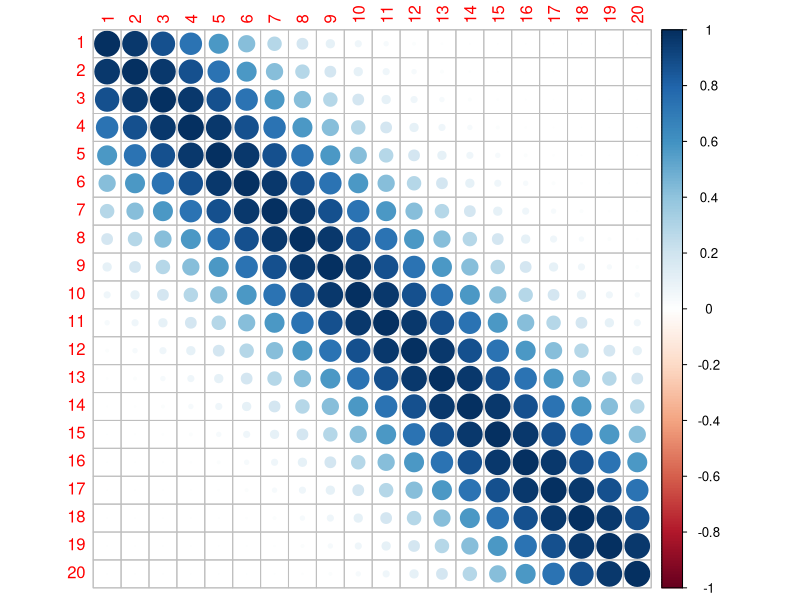
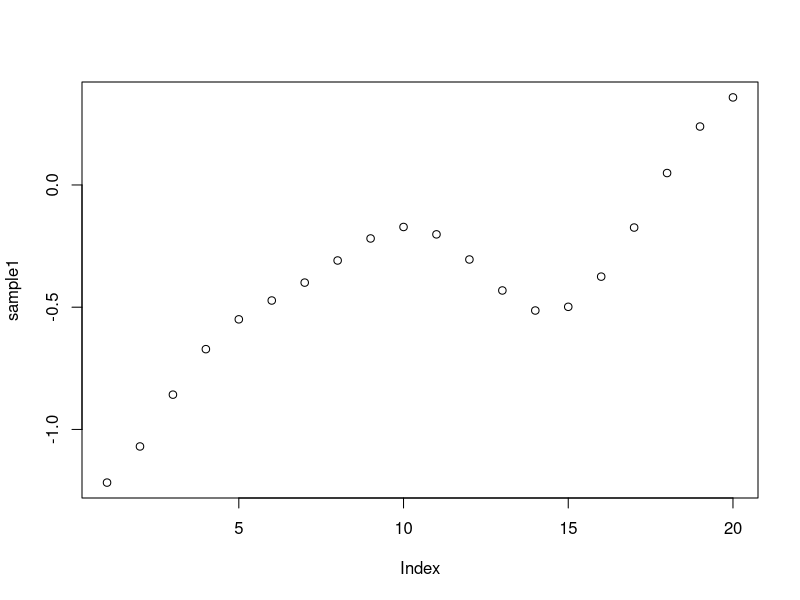
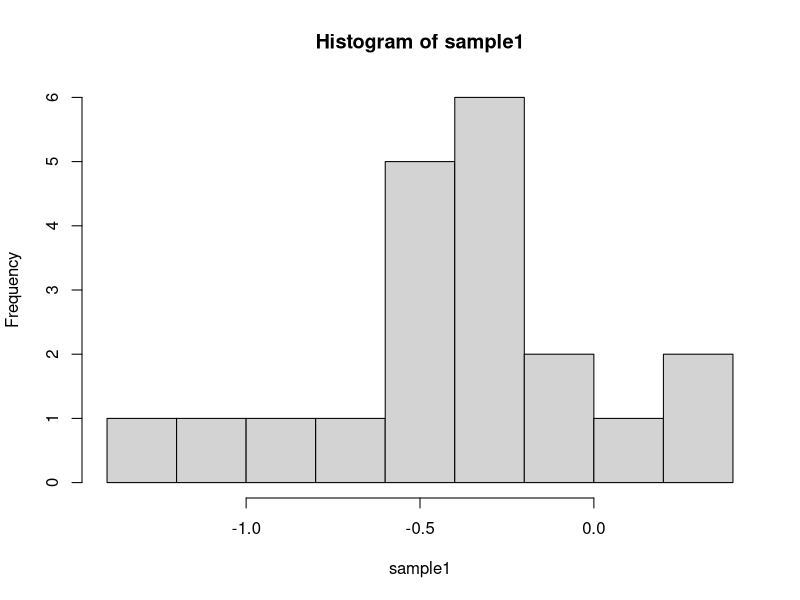
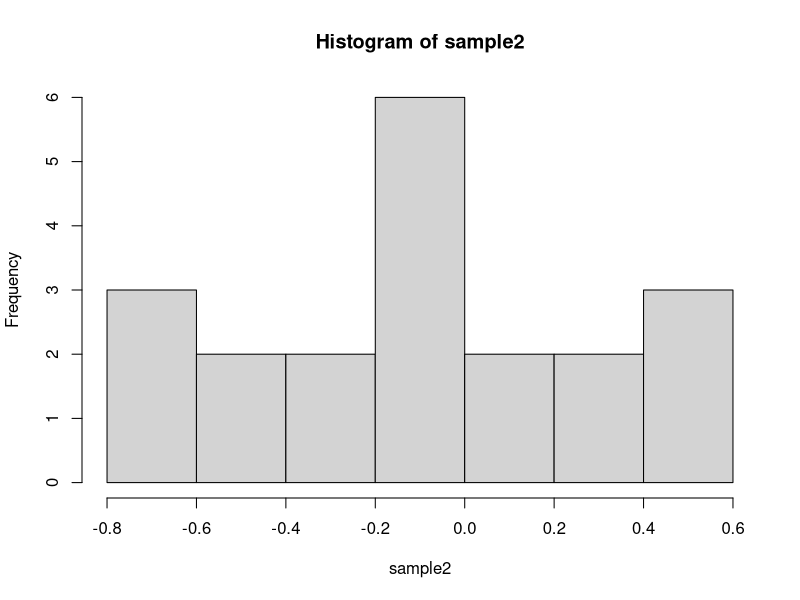
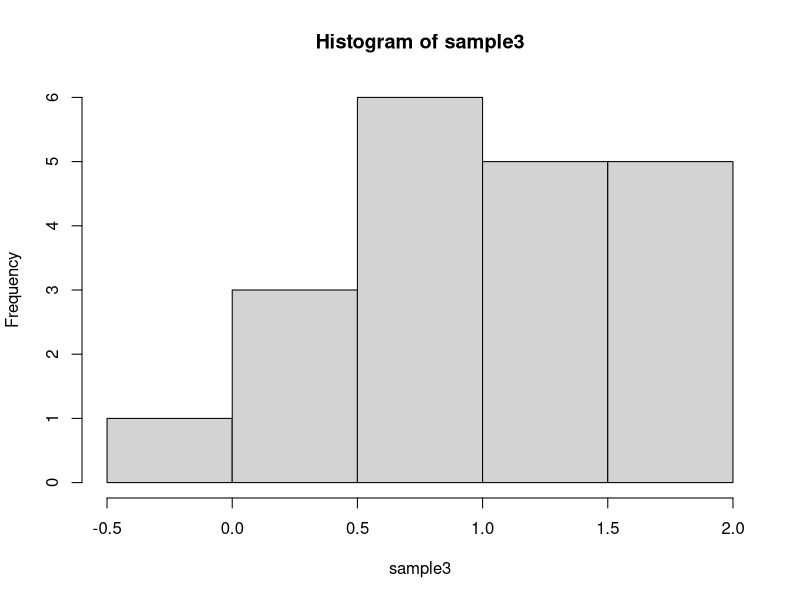
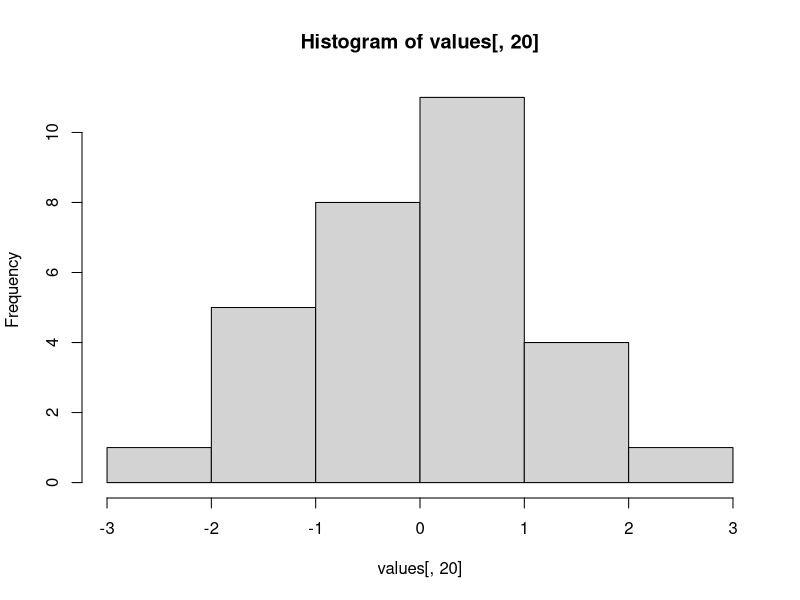
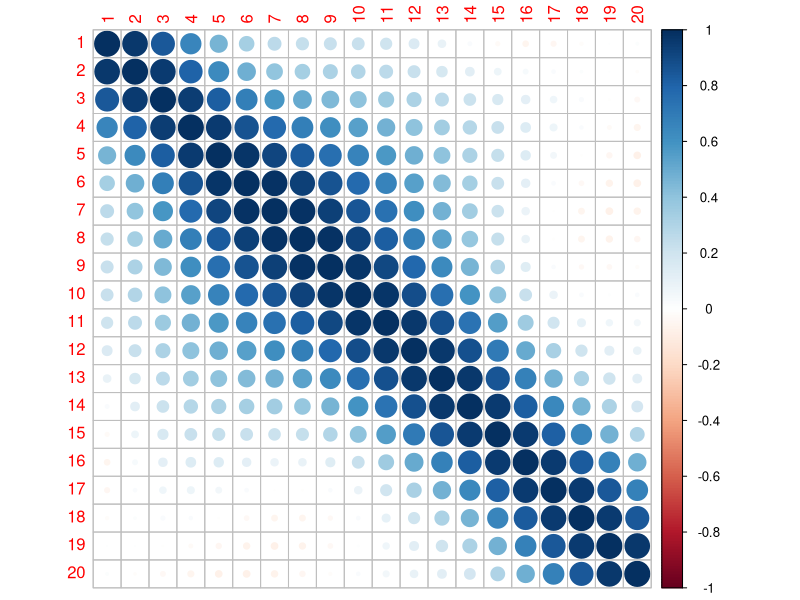
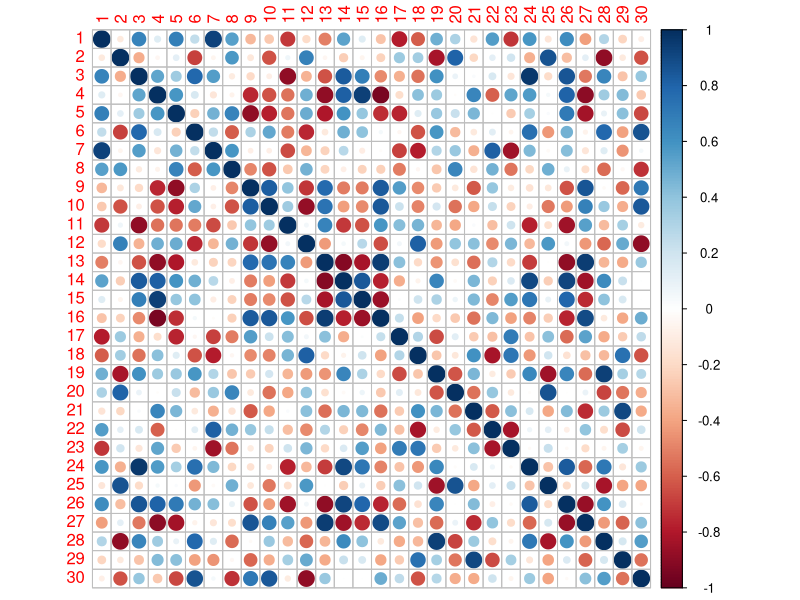

Write the R code that produced these figures, in order. (Note: this script raises an error after producing the figures.)
# some examples from Rasmussen and Williams book, chapter 2
# GP regression 

require(MASS)
require(reshape2)
require(ggplot2)

set.seed(123)

x_predict <- seq(-5,5,len=20)  # some x data
l <- 2  # scale para for covariance
# this parameter controls how wide the covariance band is, the larger, the wider
# i.e. the more x will be correlated

# idea: f(x1), ... f(xn) are jointly Gaussian
# let n = 3, treat each one as a point with 50 dimensions, or, each one a function with 50 inputs
# x1, x2, x3 each has 50 observations


# use squared exponential (SE, or radial basis)
# this is a function for outputs f(x), not directly for input x
# but somehow it's defined through input x. 
SE <- function(Xi, Xj, l) exp(-0.5 * (Xi - Xj) ^ 2 / l ^ 2)  

cov <- function(X, Y) outer(X, Y, SE, l)   # if it's inner product, only 1 value will print out 

## equivalently, Sigma[i,j] <- exp(-0.5/l*(abs(X1[i]-X2[j]))^2)
# in this way there are 50 by 50.
# a value from sample1 

COV <- cov(x_predict, x_predict)    # ?why use this vector as the base? 
corrplot::corrplot(COV)



# generate some functions for the process
# mean: vector of 50 values
# var: defined above
values <- mvrnorm(30, rep(0, length=length(x_predict)), COV)
dim(values)

sample1 <- values[1, ]
sample2 <- values[2, ]
sample3 <- values[3, ]
plot(sample1)
hist(sample1)
hist(sample2)
hist(sample3)


# each sample itself isn't normally distributed
# each column (feature, predictor) is normal
hist(values[, 20])

corrplot::corrplot(cor(values)) 

corrplot::corrplot(cor(t(values)))   # this has no meaning

# as the sample size increases, these 50 points will be more correlated 
# according to designed. 
# in fact I think it's quite misleading to plot each sample (50 features), it is 
# as meaningless as plotting values of 50 points for any linear regression

# the generation from multivariate normal is the same as what we usually do, 
# for 10 covariates we generate 10 values with a specified 10 by 10 cov-matrix
# the difference is the way of specifying covariance


# actually it might be wrong to think these 50 points are a features
# they are 1 outcome (for 50 different x from -5 to 5) scenarios. it's one y
cov(sample1, sample2)



### compare with the usual way of generating X given some correlation structure
sig <- toeplitz()
mvrnorm(200, rep(0, length=length(x_predict)), COV)


sigmaX <- toeplitz(c(1, rep(0.2, 14)))
X <- mvrnorm(n = 100, rep(0, 15), sigmaX) # 20*15
corrplot::corrplot(cor(X))
hist(X[1, ])
hist(X[, 1])
plot(X[1, ])

# --------------------- posterior dist given some data

obs <- data.frame(x = c(-4, -3, -1,  0,  2),
                  y = c(-2,  0,  1,  2, -1))

plot(obs)   # very non-linear relationship between x and y
# so there are 5 observations now, seems x is univariate (instead of 20)
# then what are those 20 points corresponding to each observation? 
# the points 20 are arbitrary. just to show the function f(x) is smooth
# although that means we need to evaluate larger cov matrix
# the range of x in the prior is more important than the 20 points


cov_xx_inv <- solve(cov(obs$x, obs$x))
Ef <- cov(x_predict, obs$x) %*% cov_xx_inv %*% obs$y   # 20 by 1
Cf <- cov(x_predict, x_predict) - cov(x_predict, obs$x)  %*% cov_xx_inv %*% cov(obs$x, x_predict)


# here K(xp, xobs) is 20 by 5. if we make more points in the prior, K will be larger


corrplot::corrplot(Cf)   # interesting, most covariance disappeared

values <- mvrnorm(3, Ef, Cf)
values
sample1 <- values[1, ]
sample2 <- values[2, ]
sample3 <- values[3, ]
plot(sample1)
points(sample2, type = 'l', col = 'blue')
points(sample3, type = 'l', col = 'red')












